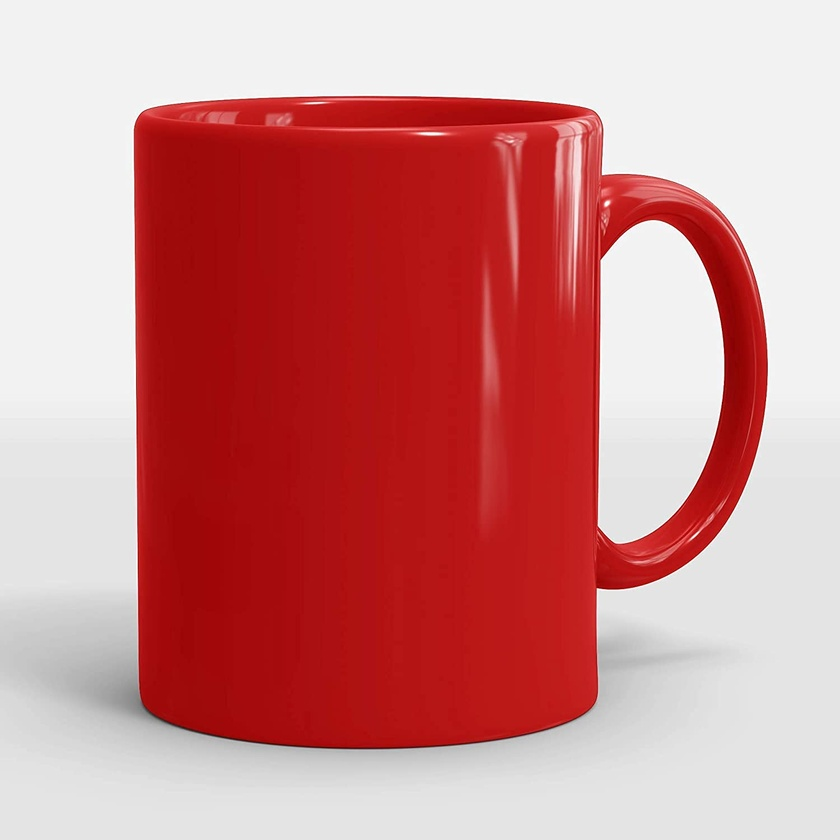
#> input picture ISR/ASS 5 feature/mug.jpg, 840 x 840 px, shrunk from 1500 x 1500 before the run
$ jupyter execute ass5.ipynb
#> lines starting #> are read from the running program, lines starting #| are printed output that depends on the picture
[cell 1]
# conda create -n cv python=3.10 -y
# conda activate cv
# conda install -c conda-forge numpy matplotlib opencv -y
# conda install -y ipykernel
# python -m ipykernel install --user --name cv --display-name "Python (cv)"
# conda install -y notebook
# jupyter notebook
import cv2
import numpy as np
import matplotlib.pyplot as plt

[cell 2]
image_path = "mug.jpg"  # Change path as needed
img = cv2.imread(image_path)
#> img is the input picture: shape (840, 840, 3); mean B, G, R 137.1, 136.9, 206.8

if img is None:
    print("Error: Image not found!")
    exit()

[cell 3]
plt.figure(figsize=(5,5))
plt.imshow(img)
plt.title("Original Image")
plt.axis("off")
plt.show()

[cell 4]
colors = ('r', 'g', 'b')
plt.figure(figsize=(8,5))
for i, color in enumerate(colors):
    hist = cv2.calcHist([img], [i], None, [256], [0, 256])
    plt.plot(hist, color=color)
    plt.xlim([0, 256])

plt.title("Color Histogram (Feature Representation)")
plt.xlabel("Pixel Intensity")
plt.ylabel("Frequency")
plt.show()
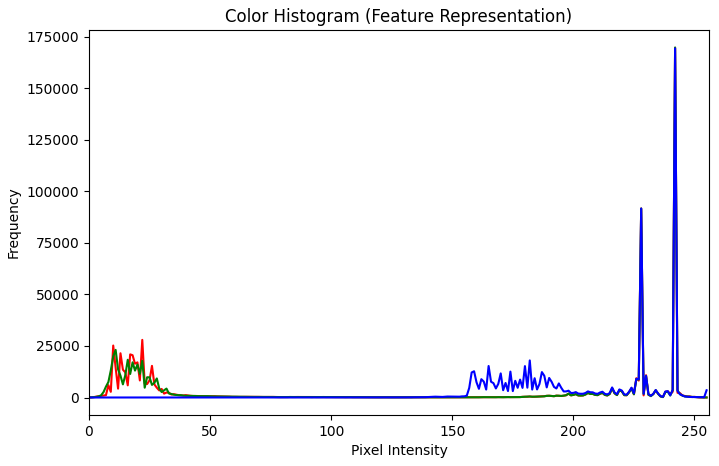
#> figure drawn by matplotlib, 1 panel; curve peaks at x = 242, y = 169598; curve peaks at x = 242, y = 169742; curve peaks at x = 242, y = 169326

[cell 5]
mean_colors = cv2.mean(img)[:3]
#> mean_colors = (137.1, 136.9, 206.8)
print(f"Mean R: {mean_colors[0]:.2f}, G: {mean_colors[1]:.2f}, B: {mean_colors[2]:.2f}")
#| Mean R: 137.14, G: 136.87, B: 206.83

[cell 6]
# Import necessary libraries
import cv2
import numpy as np
import matplotlib.pyplot as plt

filename = "E:\Sem 7\LP1\ISR\ASS 5 feature\download.png"

# Step 2: Read the image using OpenCV
img = cv2.imread(filename)
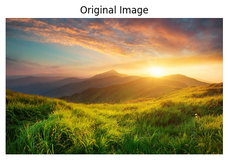
#> input picture ISR/ASS 5 feature/download.png, 228 x 160 px, shrunk from 407 x 285 before the run, found by its file name
#> img is the input picture: shape (160, 228, 3); mean B, G, R 100.1, 141.6, 155.5
img = cv2.cvtColor(img, cv2.COLOR_BGR2RGB)  # Convert BGR to RGB for proper display

# Step 3: Display the original image
plt.figure(figsize=(5,5))
plt.imshow(img)
plt.title("Original Image")
plt.axis("off")
plt.show()

# Step 4: Extract color features using histogram (for R, G, B channels)
colors = ('r', 'g', 'b')
plt.figure(figsize=(8,5))
for i, color in enumerate(colors):
    hist = cv2.calcHist([img], [i], None, [256], [0, 256])
    plt.plot(hist, color=color)
    plt.xlim([0, 256])

plt.title("Color Histogram (Feature Representation)")
plt.xlabel("Pixel Intensity")
plt.ylabel("Frequency")
plt.show()
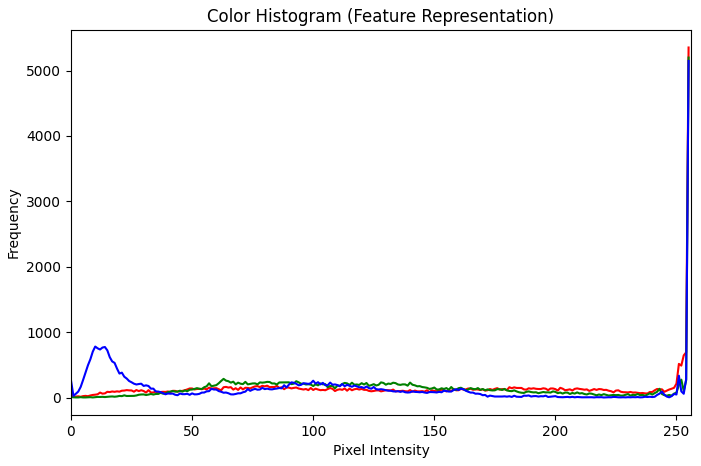
#> figure drawn by matplotlib, 1 panel; curve peaks at x = 255, y = 5353; curve peaks at x = 255, y = 5199; curve peaks at x = 255, y = 5148

# Step 5: Print mean color values (simple numeric features)
mean_colors = cv2.mean(img)[:3]
#> mean_colors = (155.5, 141.6, 100.1)
print(f"Mean R: {mean_colors[0]:.2f}, G: {mean_colors[1]:.2f}, B: {mean_colors[2]:.2f}")
#| Mean R: 155.48, G: 141.65, B: 100.14
